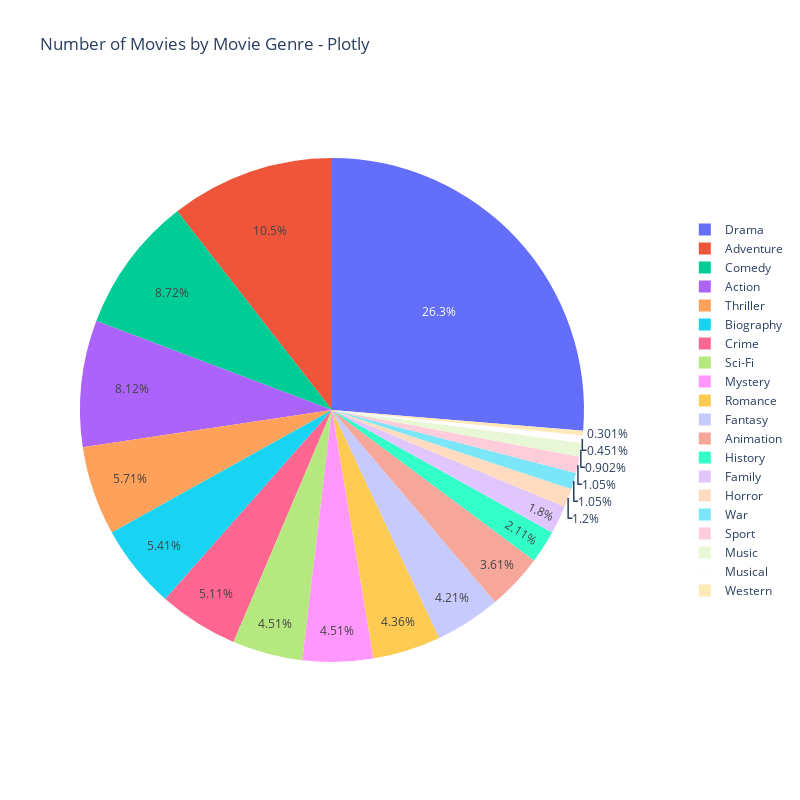

Notebook code cell kept with this figure:
### Code cell
# plotly

fig = px.pie(names=genres.value_counts().index, values=genres.value_counts().values, title='Number of Movies by Movie Genre - Plotly')
fig.update_layout(height=800, width=800, legend=dict(x = 1.2, y = 0.5))
fig.show()

### Figure 1 — Plotly figure (JSON) as saved in the notebook; plotly's stock layout.template omitted (floating-point values rounded to 4 significant figures)
{"data": [{"domain": {"x": [0, 1], "y": [0, 1]}, "hovertemplate": "label=%{label}<br>value=%{value}<extra></extra>", "labels": ["Drama", "Adventure", "Comedy", "Action", "Thriller", "Biography", "Crime", "Sci-Fi", "Mystery", "Romance", "Fantasy", "Animation", "History", "Family", "Horror", "War", "Sport", "Music", "Musical", "Western"], "legendgroup": "", "name": "", "showlegend": true, "type": "pie", "values": [175, 70, 58, 54, 38, 36, 34, 30, 30, 29, 28, 24, 14, 12, 8, 7, 7, 6, 3, 2]}], "layout": {"height": 800, "legend": {"tracegroupgap": 0, "x": 1.2, "y": 0.5}, "title": {"text": "Number of Movies by Movie Genre - Plotly"}, "width": 800}}
